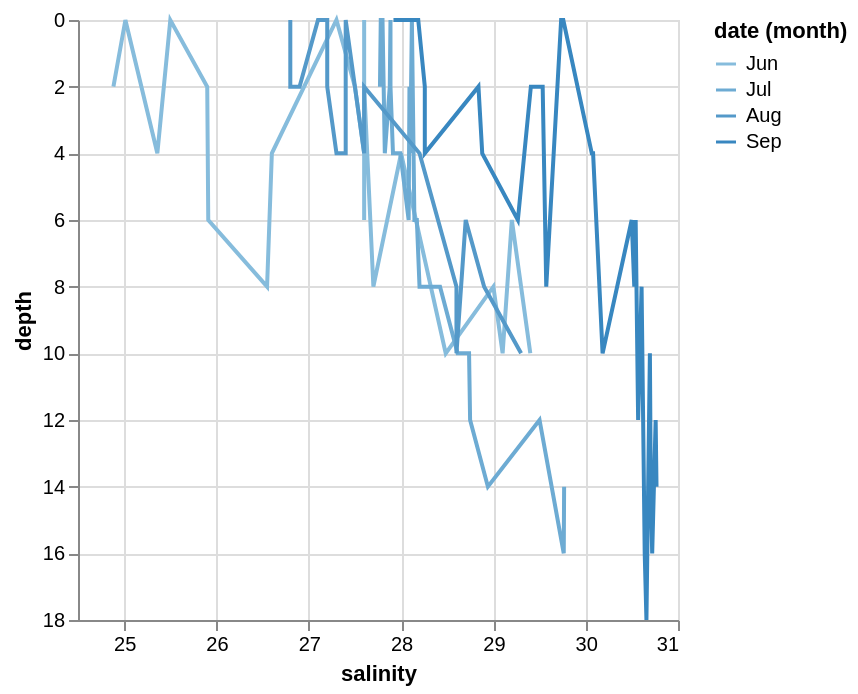

Write notebook code for a chart like this one.
### Code cell
alt.Chart(ctd).mark_line().encode(
    alt.Color('month(date)'),
    alt.Y('depth').scale(reverse=True),
    alt.X('salinity')
)

### Figure 1 — Vega-Lite specification as saved in the notebook (floating-point values rounded to 4 significant figures)
{"config": {"view": {"continuousWidth": 300, "continuousHeight": 300}}, "data": {"name": "data-519d36ff2a803831145b6c859c01d423"}, "mark": {"type": "line"}, "encoding": {"color": {"field": "date", "timeUnit": "month", "type": "temporal"}, "x": {"field": "salinity", "type": "quantitative"}, "y": {"field": "depth", "scale": {"reverse": true}, "type": "quantitative"}}, "$schema": "https://vega.github.io/schema/vega-lite/v5.20.1.json", "datasets": {"data-519d36ff2a803831145b6c859c01d423": [{"site": "Possession Point", "date": "2025-06-07", "data_point": "DE1", "temp": 16.2, "salinity": 25.01, "conductivity": null, "depth": 0}, {"site": "Possession Point", "date": "2025-06-07", "data_point": "DE1", "temp": 16.0, "salinity": 24.88, "conductivity": null, "depth": 2}, {"site": "Possession Point", "date": "2025-06-07", "data_point": "DE1", "temp": 15.6, "salinity": 25.36, "conductivity": null, "depth": 4}, {"site": "Possession Point", "date": "2025-06-07", "data_point": "DE1", "temp": 14.9, "salinity": 25.91, "conductivity": null, "depth": 6}, {"site": "Possession Point", "date": "2025-06-07", "data_point": "DE1", "temp": 14.1, "salinity": 26.55, "conductivity": null, "depth": 8}, {"site": "Possession Point", "date": "2025-06-07", "data_point": "DE1", "temp": 11.9, "salinity": 28.48, "conductivity": null, "depth": 10}, {"site": "Possession Point", "date": "2025-06-07", "data_point": "DE2", "temp": 17.2, "salinity": 27.3, "conductivity": null, "depth": 0}, {"site": "Possession Point", "date": "2025-06-07", "data_point": "DE2", "temp": 16.6, "salinity": 27.5, "conductivity": null, "depth": 2}, {"site": "Possession Point", "date": "2025-06-07", "data_point": "DE2", "temp": 15.6, "salinity": 27.6, "conductivity": null, "depth": 4}, {"site": "Possession Point", "date": "2025-06-07", "data_point": "DE2", "temp": 14.8, "salinity": 27.6, "conductivity": null, "depth": 6}, {"site": "Possession Point", "date": "2025-06-07", "data_point": "DE2", "temp": 13.6, "salinity": 27.7, "conductivity": null, "depth": 8}, {"site": "Possession Point", "date": "2025-06-07", "data_point": "DE2", "temp": 11.9, "salinity": 29.1, "conductivity": null, "depth": 10}, {"site": "Possession Point", "date": "2025-06-07", "data_point": "SE1", "temp": 17.8, "salinity": 27.6, "conductivity": null, "depth": 0}, {"site": "Possession Point", "date": "2025-06-07", "data_point": "SE1", "temp": 16.7, "salinity": 27.6, "conductivity": null, "depth": 2}, {"site": "Possession Point", "date": "2025-06-07", "data_point": "SE1", "temp": 13.7, "salinity": 28.0, "conductivity": null, "depth": 4}, {"site": "Possession Point", "date": "2025-06-07", "data_point": "SE1", "temp": 12.0, "salinity": 29.2, "conductivity": null, "depth": 6}, {"site": "Possession Point", "date": "2025-06-07", "data_point": "SE1", "temp": 11.7, "salinity": 29.0, "conductivity": null, "depth": 8}, {"site": "Possession Point", "date": "2025-06-07", "data_point": "SE1", "temp": 11.4, "salinity": 29.4, "conductivity": null, "depth": 10}, {"site": "Possession Point", "date": "2025-06-07", "data_point": "SE2", "temp": 17.5, "salinity": 25.5, "conductivity": null, "depth": 0}, {"site": "Possession Point", "date": "2025-06-07", "data_point": "SE2", "temp": 15.2, "salinity": 25.9, "conductivity": null, "depth": 2}, {"site": "Possession Point", "date": "2025-06-07", "data_point": "SE2", "temp": 14.4, "salinity": 26.6, "conductivity": null, "depth": 4}, {"site": "Possession Point", "date": "2025-07-20", "data_point": "DE1", "temp": 16.0, "salinity": 27.89, "conductivity": 35.8, "depth": 0}, {"site": "Possession Point", "date": "2025-07-20", "data_point": "DE1", "temp": 16.0, "salinity": 27.89, "conductivity": 35.8, "depth": 2}, {"site": "Possession Point", "date": "2025-07-20", "data_point": "DE1", "temp": 15.9, "salinity": 27.91, "conductivity": 35.75, "depth": 4}, {"site": "Possession Point", "date": "2025-07-20", "data_point": "DE1", "temp": 15.4, "salinity": 28.14, "conductivity": 35.61, "depth": 6}, {"site": "Possession Point", "date": "2025-07-20", "data_point": "DE1", "temp": 15.1, "salinity": 28.42, "conductivity": 35.68, "depth": 8}, {"site": "Possession Point", "date": "2025-07-20", "data_point": "DE1", "temp": 14.9, "salinity": 28.61, "conductivity": 35.73, "depth": 10}, {"site": "Possession Point", "date": "2025-07-20", "data_point": "DE1", "temp": 14.8, "salinity": 28.75, "conductivity": 35.8, "depth": 12}, {"site": "Possession Point", "date": "2025-07-20", "data_point": "DE1", "temp": 14.6, "salinity": 28.94, "conductivity": 35.85, "depth": 14}, {"site": "Possession Point", "date": "2025-07-20", "data_point": "DE1", "temp": 13.2, "salinity": 29.76, "conductivity": 35.58, "depth": 16}, {"site": "Possession Point", "date": "2025-07-20", "data_point": "DE2", "temp": 16.0, "salinity": 27.8, "conductivity": 35.7, "depth": 0}, {"site": "Possession Point", "date": "2025-07-20", "data_point": "DE2", "temp": 15.9, "salinity": 27.88, "conductivity": 35.71, "depth": 2}, {"site": "Possession Point", "date": "2025-07-20", "data_point": "DE2", "temp": 15.7, "salinity": 27.99, "conductivity": 35.68, "depth": 4}, {"site": "Possession Point", "date": "2025-07-20", "data_point": "DE2", "temp": 15.5, "salinity": 28.08, "conductivity": 35.62, "depth": 6}, {"site": "Possession Point", "date": "2025-07-20", "data_point": "DE2", "temp": 15.2, "salinity": 28.2, "conductivity": 35.51, "depth": 8}, {"site": "Possession Point", "date": "2025-07-20", "data_point": "DE2", "temp": 14.9, "salinity": 28.74, "conductivity": 35.87, "depth": 10}, {"site": "Possession Point", "date": "2025-07-20", "data_point": "DE2", "temp": 13.8, "salinity": 29.5, "conductivity": 35.8, "depth": 12}, {"site": "Possession Point", "date": "2025-07-20", "data_point": "DE2", "temp": 13.1, "salinity": 29.77, "conductivity": 35.5, "depth": 14}, {"site": "Possession Point", "date": "2025-07-20", "data_point": "SE1", "temp": 15.5, "salinity": 28.12, "conductivity": 35.66, "depth": 0}, {"site": "Possession Point", "date": "2025-07-20", "data_point": "SE1", "temp": 15.5, "salinity": 28.09, "conductivity": 35.63, "depth": 2}, {"site": "Possession Point", "date": "2025-07-20", "data_point": "SE1", "temp": 15.5, "salinity": 28.1, "conductivity": 35.64, "depth": 4}, {"site": "Possession Point", "date": "2025-07-20", "data_point": "SE1", "temp": 15.4, "salinity": 28.17, "conductivity": 35.64, "depth": 6}, {"site": "Possession Point", "date": "2025-07-20", "data_point": "SE2", "temp": 16.2, "salinity": 27.78, "conductivity": 35.84, "depth": 0}, {"site": "Possession Point", "date": "2025-07-20", "data_point": "SE2", "temp": 16.2, "salinity": 27.77, "conductivity": 35.83, "depth": 2}, {"site": "Possession Point", "date": "2025-07-20", "data_point": "SE2", "temp": 16.1, "salinity": 27.82, "conductivity": 35.81, "depth": 4}, {"site": "Possession Point", "date": "2025-08-23", "data_point": "DE1", "temp": 17.0, "salinity": 26.8, "conductivity": null, "depth": 0}, {"site": "Possession Point", "date": "2025-08-23", "data_point": "DE1", "temp": 16.6, "salinity": 26.8, "conductivity": null, "depth": 2}, {"site": "Possession Point", "date": "2025-08-23", "data_point": "DE1", "temp": 15.8, "salinity": 27.4, "conductivity": null, "depth": 4}, {"site": "Possession Point", "date": "2025-08-23", "data_point": "DE1", "temp": 14.6, "salinity": 28.4, "conductivity": null, "depth": 6}, {"site": "Possession Point", "date": "2025-08-23", "data_point": "DE1", "temp": 14.4, "salinity": 28.6, "conductivity": null, "depth": 8}, {"site": "Possession Point", "date": "2025-08-23", "data_point": "DE1", "temp": 14.3, "salinity": 28.6, "conductivity": null, "depth": 10}, {"site": "Possession Point", "date": "2025-08-23", "data_point": "DE2", "temp": 17.4, "salinity": 27.2, "conductivity": null, "depth": 0}, {"site": "Possession Point", "date": "2025-08-23", "data_point": "DE2", "temp": 16.3, "salinity": 27.2, "conductivity": null, "depth": 2}, {"site": "Possession Point", "date": "2025-08-23", "data_point": "DE2", "temp": 15.9, "salinity": 27.6, "conductivity": null, "depth": 4}, {"site": "Possession Point", "date": "2025-08-23", "data_point": "DE2", "temp": 16.1, "salinity": 28.4, "conductivity": null, "depth": 6}, {"site": "Possession Point", "date": "2025-08-23", "data_point": "DE2", "temp": 15.2, "salinity": 28.9, "conductivity": null, "depth": 8}, {"site": "Possession Point", "date": "2025-08-23", "data_point": "DE2", "temp": 13.8, "salinity": 29.3, "conductivity": null, "depth": 10}, {"site": "Possession Point", "date": "2025-08-23", "data_point": "SE1", "temp": 17.2, "salinity": 27.4, "conductivity": null, "depth": 0}, {"site": "Possession Point", "date": "2025-08-23", "data_point": "SE1", "temp": 16.4, "salinity": 27.6, "conductivity": null, "depth": 2}, {"site": "Possession Point", "date": "2025-08-23", "data_point": "SE1", "temp": 15.6, "salinity": 28.2, "conductivity": null, "depth": 4}, {"site": "Possession Point", "date": "2025-08-23", "data_point": "SE1", "temp": 15.5, "salinity": 28.7, "conductivity": null, "depth": 6}, {"site": "Possession Point", "date": "2025-08-23", "data_point": "SE2", "temp": 18.7, "salinity": 27.1, "conductivity": null, "depth": 0}, {"site": "Possession Point", "date": "2025-08-23", "data_point": "SE2", "temp": 17.2, "salinity": 26.9, "conductivity": null, "depth": 2}, {"site": "Possession Point", "date": "2025-08-23", "data_point": "SE2", "temp": 17.0, "salinity": 27.3, "conductivity": null, "depth": 4}, {"site": "Possession Point", "date": "2025-09-05", "data_point": "DE1", "temp": 16.2, "salinity": 27.92, "conductivity": 36.0, "depth": 0}, {"site": "Possession Point", "date": "2025-09-05", "data_point": "DE1", "temp": 15.4, "salinity": 28.84, "conductivity": 36.4, "depth": 2}, {"site": "Possession Point", "date": "2025-09-05", "data_point": "DE1", "temp": 15.2, "salinity": 28.88, "conductivity": 36.28, "depth": 4}, {"site": "Possession Point", "date": "2025-09-05", "data_point": "DE1", "temp": 14.8, "salinity": 29.27, "conductivity": 36.38, "depth": 6}, {"site": "Possession Point", "date": "2025-09-05", "data_point": "DE1", "temp": 14.5, "salinity": 29.57, "conductivity": 36.47, "depth": 8}, {"site": "Possession Point", "date": "2025-09-05", "data_point": "DE1", "temp": 13.7, "salinity": 30.18, "conductivity": 36.46, "depth": 10}, {"site": "Possession Point", "date": "2025-09-05", "data_point": "DE1", "temp": 13.1, "salinity": 30.57, "conductivity": 36.36, "depth": 12}, {"site": "Possession Point", "date": "2025-09-05", "data_point": "DE1", "temp": 13.0, "salinity": 30.7, "conductivity": 36.42, "depth": 14}, {"site": "Possession Point", "date": "2025-09-05", "data_point": "DE1", "temp": 13.0, "salinity": 30.64, "conductivity": 36.35, "depth": 16}, {"site": "Possession Point", "date": "2025-09-05", "data_point": "DE1", "temp": 13.0, "salinity": 30.66, "conductivity": 36.37, "depth": 18}, {"site": "Possession Point", "date": "2025-09-05", "data_point": "DE2", "temp": 15.7, "salinity": 29.76, "conductivity": 37.7, "depth": 0}, {"site": "Possession Point", "date": "2025-09-05", "data_point": "DE2", "temp": 15.6, "salinity": 29.53, "conductivity": 37.36, "depth": 2}, {"site": "Possession Point", "date": "2025-09-05", "data_point": "DE2", "temp": 14.1, "salinity": 30.08, "conductivity": 36.69, "depth": 4}, {"site": "Possession Point", "date": "2025-09-05", "data_point": "DE2", "temp": 13.4, "salinity": 30.54, "conductivity": 36.59, "depth": 6}, {"site": "Possession Point", "date": "2025-09-05", "data_point": "DE2", "temp": 13.1, "salinity": 30.61, "conductivity": 36.4, "depth": 8}, {"site": "Possession Point", "date": "2025-09-05", "data_point": "DE2", "temp": 13.0, "salinity": 30.7, "conductivity": 36.41, "depth": 10}, {"site": "Possession Point", "date": "2025-09-05", "data_point": "DE2", "temp": 12.9, "salinity": 30.76, "conductivity": 36.39, "depth": 12}, {"site": "Possession Point", "date": "2025-09-05", "data_point": "DE2", "temp": 12.9, "salinity": 30.77, "conductivity": 36.4, "depth": 14}, {"site": "Possession Point", "date": "2025-09-05", "data_point": "DE2", "temp": 12.9, "salinity": 30.72, "conductivity": 36.35, "depth": 16}, {"site": "Possession Point", "date": "2025-09-05", "data_point": "SE1", "temp": 15.1, "salinity": 29.73, "conductivity": 37.16, "depth": 0}, {"site": "Possession Point", "date": "2025-09-05", "data_point": "SE1", "temp": 15.3, "salinity": 29.41, "conductivity": 36.96, "depth": 2}, {"site": "Possession Point", "date": "2025-09-05", "data_point": "SE1", "temp": 14.2, "salinity": 30.07, "conductivity": 36.76, "depth": 4}, {"site": "Possession Point", "date": "2025-09-05", "data_point": "SE1", "temp": 13.5, "salinity": 30.5, "conductivity": 36.63, "depth": 6}, {"site": "Possession Point", "date": "2025-09-05", "data_point": "SE1", "temp": 13.5, "salinity": 30.53, "conductivity": 36.66, "depth": 8}, {"site": "Possession Point", "date": "2025-09-05", "data_point": "SE2", "temp": 16.1, "salinity": 28.19, "conductivity": 36.23, "depth": 0}, {"site": "Possession Point", "date": "2025-09-05", "data_point": "SE2", "temp": 16.0, "salinity": 28.26, "conductivity": 36.23, "depth": 2}, {"site": "Possession Point", "date": "2025-09-05", "data_point": "SE2", "temp": 16.0, "salinity": 28.26, "conductivity": 36.23, "depth": 4}, {"site": "Possession Point", "date": "2025-09-05", "data_point": "SE2", "temp": null, "salinity": null, "conductivity": null, "depth": 6}]}}
